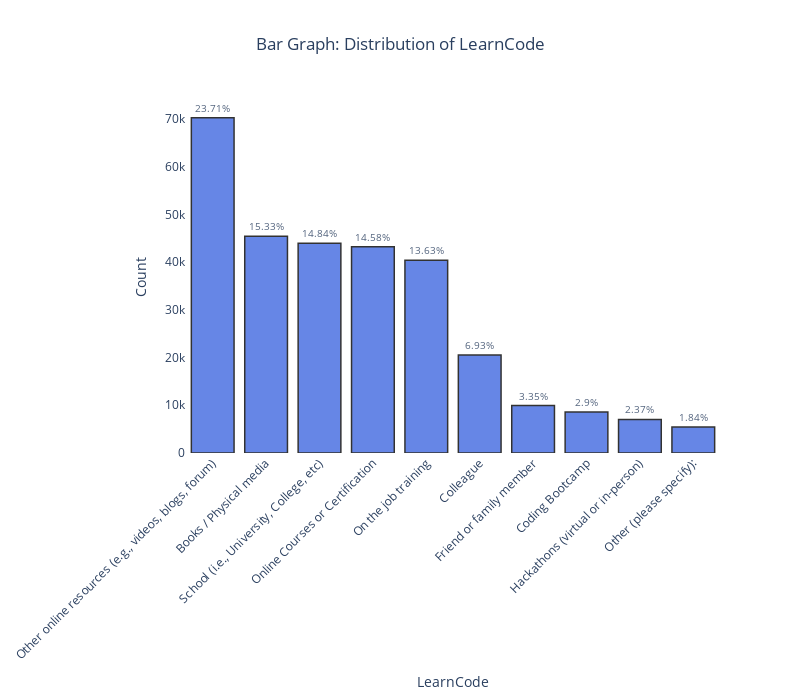

Notebook code cell kept with this figure:
### Markdown cell above
Most survey participants code as a hobby or are professional developers

### Code cell
plot_split_column(df, 'LearnCode', 800, 700)

### Figure 1 — Plotly figure (JSON) as saved in the notebook; plotly's stock layout.template omitted (floating-point values rounded to 4 significant figures)
{"data": [{"alignmentgroup": "True", "hovertemplate": "LearnCode=%{x}<br>Count=%{y}<br>text=%{text}<extra></extra>", "legendgroup": "", "marker": {"color": "royalblue", "line": {"color": "black", "width": 1.5}, "pattern": {"shape": ""}}, "name": "", "offsetgroup": "", "opacity": 0.8, "orientation": "v", "showlegend": false, "text": ["23.71%", "15.33%", "14.84%", "14.58%", "13.63%", "6.93%", "3.35%", "2.9%", "2.37%", "1.84%"], "textfont": {"size": 10}, "textposition": "outside", "type": "bar", "x": ["Other online resources (e.g., videos, blogs, forum)", "Books / Physical media", "School (i.e., University, College, etc)", "Online Courses or Certification", "On the job training", "Colleague", "Friend or family member", "Coding Bootcamp", "Hackathons (virtual or in-person)", "Other (please specify):"], "xaxis": "x", "y": [70244, 45406, 43957, 43201, 40380, 20523, 9936, 8602, 7033, 5451], "yaxis": "y"}], "layout": {"barmode": "relative", "height": 700, "legend": {"tracegroupgap": 0}, "plot_bgcolor": "white", "title": {"text": "Bar Graph: Distribution of LearnCode", "x": 0.5}, "width": 800, "xaxis": {"anchor": "y", "domain": [0, 1], "tickangle": -45, "title": {"text": "LearnCode"}}, "yaxis": {"anchor": "x", "domain": [0, 1], "title": {"text": "Count"}}}}
